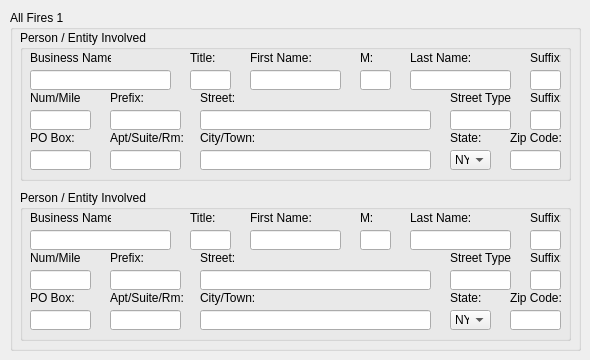
    <widget class="QWidget" name="tab_4">
     <attribute name="title">
      <string>All Fires 1</string>
     </attribute>
     <widget class="QGroupBox" name="groupBox_10">
      <property name="geometry">
       <rect>
        <x>10</x>
        <y>10</y>
        <width>571</width>
        <height>341</height>
       </rect>
      </property>
      <property name="title">
       <string>All Fires 1</string>
      </property>
      <widget class="QGroupBox" name="groupBox_11">
       <property name="geometry">
        <rect>
         <x>10</x>
         <y>20</y>
         <width>551</width>
         <height>151</height>
        </rect>
       </property>
       <property name="title">
        <string>Person / Entity Involved</string>
       </property>
       <widget class="QLabel" name="label_40">
        <property name="geometry">
         <rect>
          <x>10</x>
          <y>20</y>
          <width>81</width>
          <height>16</height>
         </rect>
        </property>
        <property name="text">
         <string>Business Name:</string>
        </property>
       </widget>
       <widget class="QLabel" name="label_41">
        <property name="geometry">
         <rect>
          <x>170</x>
          <y>20</y>
          <width>31</width>
          <height>16</height>
         </rect>
        </property>
        <property name="text">
         <string>Title:</string>
        </property>
       </widget>
       <widget class="QLabel" name="label_42">
        <property name="geometry">
         <rect>
          <x>230</x>
          <y>20</y>
          <width>61</width>
          <height>16</height>
         </rect>
        </property>
        <property name="text">
         <string>First Name:</string>
        </property>
       </widget>
       <widget class="QLabel" name="label_43">
        <property name="geometry">
         <rect>
          <x>340</x>
          <y>20</y>
          <width>31</width>
          <height>16</height>
         </rect>
        </property>
        <property name="text">
         <string>M:</string>
        </property>
       </widget>
       <widget class="QLabel" name="label_44">
        <property name="geometry">
         <rect>
          <x>390</x>
          <y>20</y>
          <width>61</width>
          <height>16</height>
         </rect>
        </property>
        <property name="text">
         <string>Last Name:</string>
        </property>
       </widget>
       <widget class="QLabel" name="label_45">
        <property name="geometry">
         <rect>
          <x>510</x>
          <y>20</y>
          <width>31</width>
          <height>16</height>
         </rect>
        </property>
        <property name="text">
         <string>Suffix:</string>
        </property>
       </widget>
       <widget class="QLineEdit" name="DB_TEXT_AF1_InvolvedBusinessName1">
        <property name="geometry">
         <rect>
          <x>10</x>
          <y>40</y>
          <width>141</width>
          <height>20</height>
         </rect>
        </property>
       </widget>
       <widget class="QLineEdit" name="DB_TEXT_AF1_InvolvedTitle1">
        <property name="geometry">
         <rect>
          <x>170</x>
          <y>40</y>
          <width>41</width>
          <height>20</height>
         </rect>
        </property>
       </widget>
       <widget class="QLineEdit" name="DB_TEXT_AF1_InvolvedFirstName1">
        <property name="geometry">
         <rect>
          <x>230</x>
          <y>40</y>
          <width>91</width>
          <height>20</height>
         </rect>
        </property>
       </widget>
       <widget class="QLineEdit" name="DB_TEXT_AF1_InvolvedMiddleInitial1">
        <property name="geometry">
         <rect>
          <x>340</x>
          <y>40</y>
          <width>31</width>
          <height>20</height>
         </rect>
        </property>
       </widget>
       <widget class="QLineEdit" name="DB_TEXT_AF1_InvolvedLastName1">
        <property name="geometry">
         <rect>
          <x>390</x>
          <y>40</y>
          <width>101</width>
          <height>20</height>
         </rect>
        </property>
       </widget>
       <widget class="QLineEdit" name="DB_TEXT_AF1_InvolvedSuffix1">
        <property name="geometry">
         <rect>
          <x>510</x>
          <y>40</y>
          <width>31</width>
          <height>20</height>
         </rect>
        </property>
       </widget>
       <widget class="QLabel" name="label_46">
        <property name="geometry">
         <rect>
          <x>10</x>
          <y>60</y>
          <width>51</width>
          <height>16</height>
         </rect>
        </property>
        <property name="text">
         <string>Num/Mile:</string>
        </property>
       </widget>
       <widget class="QLabel" name="label_47">
        <property name="geometry">
         <rect>
          <x>510</x>
          <y>60</y>
          <width>31</width>
          <height>16</height>
         </rect>
        </property>
        <property name="text">
         <string>Suffix:</string>
        </property>
       </widget>
       <widget class="QLabel" name="label_48">
        <property name="geometry">
         <rect>
          <x>90</x>
          <y>60</y>
          <width>51</width>
          <height>16</height>
         </rect>
        </property>
        <property name="text">
         <string>Prefix:</string>
        </property>
       </widget>
       <widget class="QLineEdit" name="DB_TEXT_AF1_InvolvedStreetSuffix1">
        <property name="geometry">
         <rect>
          <x>510</x>
          <y>80</y>
          <width>31</width>
          <height>20</height>
         </rect>
        </property>
       </widget>
       <widget class="QLineEdit" name="DB_TEXT_AF1_InvolvedNumMile1">
        <property name="geometry">
         <rect>
          <x>10</x>
          <y>80</y>
          <width>61</width>
          <height>20</height>
         </rect>
        </property>
       </widget>
       <widget class="QLineEdit" name="DB_TEXT_AF1_InvolvedStreetPrefix1">
        <property name="geometry">
         <rect>
          <x>90</x>
          <y>80</y>
          <width>71</width>
          <height>20</height>
         </rect>
        </property>
       </widget>
       <widget class="QLineEdit" name="DB_TEXT_AF1_InvolvedStreet1">
        <property name="geometry">
         <rect>
          <x>180</x>
          <y>80</y>
          <width>231</width>
          <height>20</height>
         </rect>
        </property>
       </widget>
       <widget class="QLineEdit" name="DB_TEXT_AF1_InvolvedStreetType1">
        <property name="geometry">
         <rect>
          <x>430</x>
          <y>80</y>
          <width>61</width>
          <height>20</height>
         </rect>
        </property>
       </widget>
       <widget class="QLabel" name="label_49">
        <property name="geometry">
         <rect>
          <x>180</x>
          <y>60</y>
          <width>51</width>
          <height>16</height>
         </rect>
        </property>
        <property name="text">
         <string>Street:</string>
        </property>
       </widget>
       <widget class="QLabel" name="label_50">
        <property name="geometry">
         <rect>
          <x>430</x>
          <y>60</y>
          <width>61</width>
          <height>16</height>
         </rect>
        </property>
        <property name="text">
         <string>Street Type:</string>
        </property>
       </widget>
       <widget class="QLineEdit" name="DB_TEXT_AF1_InvolvedZipCode1">
        <property name="geometry">
         <rect>
          <x>490</x>
          <y>120</y>
          <width>51</width>
          <height>20</height>
         </rect>
        </property>
       </widget>
       <widget class="QComboBox" name="DB_TEXT_AF1_InvolvedState1">
        <property name="geometry">
         <rect>
          <x>430</x>
          <y>120</y>
          <width>41</width>
          <height>20</height>
         </rect>
        </property>
        <property name="editable">
         <bool>false</bool>
        </property>
        <property name="currentIndex">
         <number>32</number>
        </property>
        <item>
         <property name="text">
          <string>AL</string>
         </property>
        </item>
        <item>
         <property name="text">
          <string>AK</string>
         </property>
        </item>
        <item>
         <property name="text">
          <string>AZ</string>
         </property>
        </item>
        <item>
         <property name="text">
          <string>AR</string>
         </property>
        </item>
        <item>
         <property name="text">
          <string>CA</string>
         </property>
        </item>
        <item>
         <property name="text">
          <string>CO</string>
         </property>
        </item>
        <item>
         <property name="text">
          <string>CT</string>
         </property>
        </item>
        <item>
         <property name="text">
          <string>DE</string>
         </property>
        </item>
        <item>
         <property name="text">
          <string>DC</string>
         </property>
        </item>
        <item>
         <property name="text">
          <string>FL</string>
         </property>
        </item>
        <item>
         <property name="text">
          <string>GA</string>
         </property>
        </item>
        <item>
         <property name="text">
          <string>HI</string>
         </property>
        </item>
        <item>
         <property name="text">
          <string>ID</string>
         </property>
        </item>
        <item>
         <property name="text">
          <string>IL</string>
         </property>
        </item>
        <item>
         <property name="text">
          <string>IN</string>
         </property>
        </item>
        <item>
         <property name="text">
          <string>IA</string>
         </property>
        </item>
        <item>
         <property name="text">
          <string>KS</string>
         </property>
        </item>
        <item>
         <property name="text">
          <string>KY</string>
         </property>
        </item>
        <item>
         <property name="text">
          <string>LA</string>
         </property>
        </item>
        <item>
         <property name="text">
          <string>ME</string>
         </property>
        </item>
        <item>
         <property name="text">
          <string>MD</string>
         </property>
        </item>
        <item>
         <property name="text">
          <string>MA</string>
         </property>
        </item>
        <item>
         <property name="text">
          <string>MI</string>
         </property>
        </item>
        <item>
         <property name="text">
          <string>MN</string>
         </property>
        </item>
        <item>
         <property name="text">
          <string>MS</string>
         </property>
        </item>
        <item>
         <property name="text">
          <string>MO</string>
         </property>
        </item>
        <item>
         <property name="text">
          <string>MT</string>
         </property>
        </item>
        <item>
         <property name="text">
          <string>NE</string>
         </property>
        </item>
        <item>
         <property name="text">
          <string>NV</string>
         </property>
        </item>
        <item>
         <property name="text">
          <string>NH</string>
         </property>
        </item>
        <item>
         <property name="text">
          <string>NJ</string>
         </property>
        </item>
        <item>
         <property name="text">
          <string>NM</string>
         </property>
        </item>
        <item>
         <property name="text">
          <string>NY</string>
         </property>
        </item>
        <item>
         <property name="text">
          <string>NC</string>
         </property>
        </item>
        <item>
         <property name="text">
          <string>ND</string>
         </property>
        </item>
        <item>
         <property name="text">
          <string>OH</string>
         </property>
        </item>
        <item>
         <property name="text">
          <string>OK</string>
         </property>
        </item>
        <item>
         <property name="text">
          <string>OR</string>
         </property>
        </item>
        <item>
         <property name="text">
          <string>PA</string>
         </property>
        </item>
        <item>
         <property name="text">
          <string>RI</string>
         </property>
        </item>
        <item>
         <property name="text">
          <string>SC</string>
         </property>
        </item>
        <item>
         <property name="text">
          <string>SD</string>
         </property>
        </item>
        <item>
         <property name="text">
          <string>TN</string>
         </property>
        </item>
        <item>
         <property name="text">
          <string>TX</string>
         </property>
        </item>
        <item>
         <property name="text">
          <string>UT</string>
         </property>
        </item>
        <item>
         <property name="text">
          <string>VT</string>
         </property>
        </item>
        <item>
         <property name="text">
          <string>VA</string>
         </property>
        </item>
        <item>
         <property name="text">
          <string>WA</string>
         </property>
        </item>
        <item>
         <property name="text">
          <string>WV</string>
         </property>
        </item>
        <item>
         <property name="text">
          <string>WI</string>
         </property>
        </item>
        <item>
         <property name="text">
          <string>WY</string>
         </property>
        </item>
       </widget>
       <widget class="QLineEdit" name="DB_TEXT_AF1_InvolvedCityTown1">
        <property name="geometry">
         <rect>
          <x>180</x>
          <y>120</y>
          <width>231</width>
          <height>20</height>
         </rect>
        </property>
       </widget>
       <widget class="QLineEdit" name="DB_TEXT_AF1_InvolvedAptSuiteRm1">
        <property name="geometry">
         <rect>
          <x>90</x>
          <y>120</y>
          <width>71</width>
          <height>20</height>
         </rect>
        </property>
       </widget>
       <widget class="QLabel" name="label_51">
        <property name="geometry">
         <rect>
          <x>430</x>
          <y>100</y>
          <width>51</width>
          <height>16</height>
         </rect>
        </property>
        <property name="text">
         <string>State:</string>
        </property>
       </widget>
       <widget class="QLabel" name="label_52">
        <property name="geometry">
         <rect>
          <x>490</x>
          <y>100</y>
          <width>51</width>
          <height>16</height>
         </rect>
        </property>
        <property name="text">
         <string>Zip Code:</string>
        </property>
       </widget>
       <widget class="QLabel" name="label_53">
        <property name="geometry">
         <rect>
          <x>90</x>
          <y>100</y>
          <width>81</width>
          <height>16</height>
         </rect>
        </property>
        <property name="text">
         <string>Apt/Suite/Rm:</string>
        </property>
       </widget>
       <widget class="QLabel" name="label_54">
        <property name="geometry">
         <rect>
          <x>180</x>
          <y>100</y>
          <width>61</width>
          <height>16</height>
         </rect>
        </property>
        <property name="text">
         <string>City/Town:</string>
        </property>
       </widget>
       <widget class="QLabel" name="label_55">
        <property name="geometry">
         <rect>
          <x>10</x>
          <y>100</y>
          <width>81</width>
          <height>16</height>
         </rect>
        </property>
        <property name="text">
         <string>PO Box:</string>
        </property>
       </widget>
       <widget class="QLineEdit" name="DB_TEXT_AF1_InvolvedPOBox1">
        <property name="geometry">
         <rect>
          <x>10</x>
          <y>120</y>
          <width>61</width>
          <height>20</height>
         </rect>
        </property>
       </widget>
      </widget>
      <widget class="QGroupBox" name="groupBox_12">
       <property name="geometry">
        <rect>
         <x>10</x>
         <y>180</y>
         <width>551</width>
         <height>151</height>
        </rect>
       </property>
       <property name="title">
        <string>Person / Entity Involved</string>
       </property>
       <widget class="QLabel" name="label_56">
        <property name="geometry">
         <rect>
          <x>10</x>
          <y>20</y>
          <width>81</width>
          <height>16</height>
         </rect>
        </property>
        <property name="text">
         <string>Business Name:</string>
        </property>
       </widget>
       <widget class="QLabel" name="label_57">
        <property name="geometry">
         <rect>
          <x>170</x>
          <y>20</y>
          <width>31</width>
          <height>16</height>
         </rect>
        </property>
        <property name="text">
         <string>Title:</string>
        </property>
       </widget>
       <widget class="QLabel" name="label_58">
        <property name="geometry">
         <rect>
          <x>230</x>
          <y>20</y>
          <width>61</width>
          <height>16</height>
         </rect>
        </property>
        <property name="text">
         <string>First Name:</string>
        </property>
       </widget>
       <widget class="QLabel" name="label_59">
        <property name="geometry">
         <rect>
          <x>340</x>
          <y>20</y>
          <width>31</width>
          <height>16</height>
         </rect>
        </property>
        <property name="text">
         <string>M:</string>
        </property>
       </widget>
       <widget class="QLabel" name="label_60">
        <property name="geometry">
         <rect>
          <x>390</x>
          <y>20</y>
          <width>61</width>
          <height>16</height>
         </rect>
        </property>
        <property name="text">
         <string>Last Name:</string>
        </property>
       </widget>
       <widget class="QLabel" name="label_61">
        <property name="geometry">
         <rect>
          <x>510</x>
          <y>20</y>
          <width>31</width>
          <height>16</height>
         </rect>
        </property>
        <property name="text">
         <string>Suffix:</string>
        </property>
       </widget>
       <widget class="QLineEdit" name="DB_TEXT_AF1_InvolvedBusinessName2">
        <property name="geometry">
         <rect>
          <x>10</x>
          <y>40</y>
          <width>141</width>
          <height>20</height>
         </rect>
        </property>
       </widget>
       <widget class="QLineEdit" name="DB_TEXT_AF1_InvolvedTitle2">
        <property name="geometry">
         <rect>
          <x>170</x>
          <y>40</y>
          <width>41</width>
          <height>20</height>
         </rect>
        </property>
       </widget>
       <widget class="QLineEdit" name="DB_TEXT_AF1_InvolvedFirstName2">
        <property name="geometry">
         <rect>
          <x>230</x>
          <y>40</y>
          <width>91</width>
          <height>20</height>
         </rect>
        </property>
       </widget>
       <widget class="QLineEdit" name="DB_TEXT_AF1_InvolvedMiddleInitial2">
        <property name="geometry">
         <rect>
          <x>340</x>
          <y>40</y>
          <width>31</width>
          <height>20</height>
         </rect>
        </property>
       </widget>
       <widget class="QLineEdit" name="DB_TEXT_AF1_InvolvedLastName2">
        <property name="geometry">
         <rect>
          <x>390</x>
          <y>40</y>
          <width>101</width>
          <height>20</height>
         </rect>
        </property>
       </widget>
       <widget class="QLineEdit" name="DB_TEXT_AF1_InvolvedSuffix2">
        <property name="geometry">
         <rect>
          <x>510</x>
          <y>40</y>
          <width>31</width>
          <height>20</height>
         </rect>
        </property>
       </widget>
       <widget class="QLabel" name="label_62">
        <property name="geometry">
         <rect>
          <x>10</x>
          <y>60</y>
          <width>51</width>
          <height>16</height>
         </rect>
        </property>
        <property name="text">
         <string>Num/Mile:</string>
        </property>
       </widget>
       <widget class="QLabel" name="label_63">
        <property name="geometry">
         <rect>
          <x>510</x>
          <y>60</y>
          <width>31</width>
          <height>16</height>
         </rect>
        </property>
        <property name="text">
         <string>Suffix:</string>
        </property>
       </widget>
       <widget class="QLabel" name="label_64">
        <property name="geometry">
         <rect>
          <x>90</x>
          <y>60</y>
          <width>51</width>
          <height>16</height>
         </rect>
        </property>
        <property name="text">
         <string>Prefix:</string>
        </property>
       </widget>
       <widget class="QLineEdit" name="DB_TEXT_AF1_InvolvedStreetSuffix2">
        <property name="geometry">
         <rect>
          <x>510</x>
          <y>80</y>
          <width>31</width>
          <height>20</height>
         </rect>
        </property>
       </widget>
       <widget class="QLineEdit" name="DB_TEXT_AF1_InvolvedNumMile2">
        <property name="geometry">
         <rect>
          <x>10</x>
          <y>80</y>
          <width>61</width>
          <height>20</height>
         </rect>
        </property>
       </widget>
       <widget class="QLineEdit" name="DB_TEXT_AF1_InvolvedStreetPrefix2">
        <property name="geometry">
         <rect>
          <x>90</x>
          <y>80</y>
          <width>71</width>
          <height>20</height>
         </rect>
        </property>
       </widget>
       <widget class="QLineEdit" name="DB_TEXT_AF1_InvolvedStreet2">
        <property name="geometry">
         <rect>
          <x>180</x>
          <y>80</y>
          <width>231</width>
          <height>20</height>
         </rect>
        </property>
       </widget>
       <widget class="QLineEdit" name="DB_TEXT_AF1_InvolvedStreetType2">
        <property name="geometry">
         <rect>
          <x>430</x>
          <y>80</y>
          <width>61</width>
          <height>20</height>
         </rect>
        </property>
       </widget>
       <widget class="QLabel" name="label_65">
        <property name="geometry">
         <rect>
          <x>180</x>
          <y>60</y>
          <width>51</width>
          <height>16</height>
         </rect>
        </property>
        <property name="text">
         <string>Street:</string>
        </property>
       </widget>
       <widget class="QLabel" name="label_66">
        <property name="geometry">
         <rect>
          <x>430</x>
          <y>60</y>
          <width>61</width>
          <height>16</height>
         </rect>
        </property>
        <property name="text">
         <string>Street Type:</string>
        </property>
       </widget>
       <widget class="QLineEdit" name="DB_TEXT_AF1_InvolvedZipCode2">
        <property name="geometry">
         <rect>
          <x>490</x>
          <y>120</y>
          <width>51</width>
          <height>20</height>
         </rect>
        </property>
       </widget>
       <widget class="QComboBox" name="DB_TEXT_AF1_InvolvedState2">
        <property name="geometry">
         <rect>
          <x>430</x>
          <y>120</y>
          <width>41</width>
          <height>20</height>
         </rect>
        </property>
        <property name="editable">
         <bool>false</bool>
        </property>
        <property name="currentIndex">
         <number>32</number>
        </property>
        <item>
         <property name="text">
          <string>AL</string>
         </property>
        </item>
        <item>
         <property name="text">
          <string>AK</string>
         </property>
        </item>
        <item>
         <property name="text">
          <string>AZ</string>
         </property>
        </item>
        <item>
         <property name="text">
          <string>AR</string>
         </property>
        </item>
        <item>
         <property name="text">
          <string>CA</string>
         </property>
        </item>
        <item>
         <property name="text">
          <string>CO</string>
         </property>
        </item>
        <item>
         <property name="text">
          <string>CT</string>
         </property>
        </item>
        <item>
         <property name="text">
          <string>DE</string>
         </property>
        </item>
        <item>
         <property name="text">
          <string>DC</string>
         </property>
        </item>
        <item>
         <property name="text">
          <string>FL</string>
         </property>
        </item>
        <item>
         <property name="text">
          <string>GA</string>
         </property>
        </item>
        <item>
         <property name="text">
          <string>HI</string>
         </property>
        </item>
        <item>
         <property name="text">
          <string>ID</string>
         </property>
        </item>
        <item>
         <property name="text">
          <string>IL</string>
         </property>
        </item>
        <item>
         <property name="text">
          <string>IN</string>
         </property>
        </item>
        <item>
         <property name="text">
          <string>IA</string>
         </property>
        </item>
        <item>
         <property name="text">
          <string>KS</string>
         </property>
        </item>
        <item>
         <property name="text">
          <string>KY</string>
         </property>
        </item>
        <item>
         <property name="text">
          <string>LA</string>
         </property>
        </item>
        <item>
         <property name="text">
          <string>ME</string>
         </property>
        </item>
        <item>
         <property name="text">
          <string>MD</string>
         </property>
        </item>
        <item>
         <property name="text">
          <string>MA</string>
         </property>
        </item>
        <item>
         <property name="text">
          <string>MI</string>
         </property>
        </item>
        <item>
         <property name="text">
          <string>MN</string>
         </property>
        </item>
        <item>
         <property name="text">
          <string>MS</string>
         </property>
        </item>
        <item>
         <property name="text">
          <string>MO</string>
         </property>
        </item>
        <item>
         <property name="text">
          <string>MT</string>
         </property>
        </item>
        <item>
         <property name="text">
          <string>NE</string>
         </property>
        </item>
        <item>
         <property name="text">
          <string>NV</string>
         </property>
        </item>
        <item>
         <property name="text">
          <string>NH</string>
         </property>
        </item>
        <item>
         <property name="text">
          <string>NJ</string>
         </property>
        </item>
        <item>
         <property name="text">
          <string>NM</string>
         </property>
        </item>
        <item>
         <property name="text">
          <string>NY</string>
         </property>
        </item>
        <item>
         <property name="text">
          <string>NC</string>
         </property>
        </item>
        <item>
         <property name="text">
          <string>ND</string>
         </property>
        </item>
        <item>
         <property name="text">
          <string>OH</string>
         </property>
        </item>
        <item>
         <property name="text">
          <string>OK</string>
         </property>
        </item>
        <item>
         <property name="text">
          <string>OR</string>
         </property>
        </item>
        <item>
         <property name="text">
          <string>PA</string>
         </property>
        </item>
        <item>
         <property name="text">
          <string>RI</string>
         </property>
        </item>
        <item>
         <property name="text">
          <string>SC</string>
         </property>
        </item>
        <item>
         <property name="text">
          <string>SD</string>
         </property>
        </item>
        <item>
         <property name="text">
          <string>TN</string>
         </property>
        </item>
        <item>
         <property name="text">
          <string>TX</string>
         </property>
        </item>
        <item>
         <property name="text">
          <string>UT</string>
         </property>
        </item>
        <item>
         <property name="text">
          <string>VT</string>
         </property>
        </item>
        <item>
         <property name="text">
          <string>VA</string>
         </property>
        </item>
        <item>
         <property name="text">
          <string>WA</string>
         </property>
        </item>
        <item>
         <property name="text">
          <string>WV</string>
         </property>
        </item>
        <item>
         <property name="text">
          <string>WI</string>
         </property>
        </item>
        <item>
         <property name="text">
          <string>WY</string>
         </property>
        </item>
       </widget>
       <widget class="QLineEdit" name="DB_TEXT_AF1_InvolvedCityTown2">
        <property name="geometry">
         <rect>
          <x>180</x>
          <y>120</y>
          <width>231</width>
          <height>20</height>
         </rect>
        </property>
       </widget>
       <widget class="QLineEdit" name="DB_TEXT_AF1_InvolvedAptSuiteRm2">
        <property name="geometry">
         <rect>
          <x>90</x>
          <y>120</y>
          <width>71</width>
          <height>20</height>
         </rect>
        </property>
       </widget>
       <widget class="QLabel" name="label_67">
        <property name="geometry">
         <rect>
          <x>430</x>
          <y>100</y>
          <width>51</width>
          <height>16</height>
         </rect>
        </property>
        <property name="text">
         <string>State:</string>
        </property>
       </widget>
       <widget class="QLabel" name="label_68">
        <property name="geometry">
         <rect>
          <x>490</x>
          <y>100</y>
          <width>51</width>
          <height>16</height>
         </rect>
        </property>
        <property name="text">
         <string>Zip Code:</string>
        </property>
       </widget>
       <widget class="QLabel" name="label_69">
        <property name="geometry">
         <rect>
          <x>90</x>
          <y>100</y>
          <width>81</width>
          <height>16</height>
         </rect>
        </property>
        <property name="text">
         <string>Apt/Suite/Rm:</string>
        </property>
       </widget>
       <widget class="QLabel" name="label_70">
        <property name="geometry">
         <rect>
          <x>180</x>
          <y>100</y>
          <width>61</width>
          <height>16</height>
         </rect>
        </property>
        <property name="text">
         <string>City/Town:</string>
        </property>
       </widget>
       <widget class="QLabel" name="label_71">
        <property name="geometry">
         <rect>
          <x>10</x>
          <y>100</y>
          <width>81</width>
          <height>16</height>
         </rect>
        </property>
        <property name="text">
         <string>PO Box:</string>
        </property>
       </widget>
       <widget class="QLineEdit" name="DB_TEXT_AF1_InvolvedPOBox2">
        <property name="geometry">
         <rect>
          <x>10</x>
          <y>120</y>
          <width>61</width>
          <height>20</height>
         </rect>
        </property>
       </widget>
      </widget>
     </widget>
    </widget>
